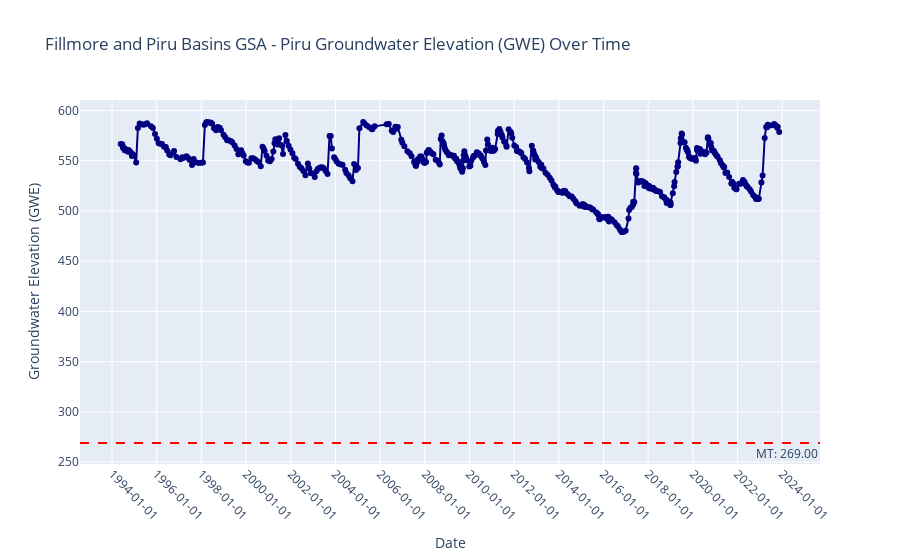

Notebook code for this chart:
### Code cell
site_fig = historic_gwe_figure(df_site_sorted, site_name, smc_mt)
site_fig.show()

### Figure 1 — Plotly figure (JSON) as saved in the notebook; plotly's stock layout.template omitted (floating-point values rounded to 4 significant figures; data arrays with more than 128 entries replaced by an {"elided": "..."} marker saying what was removed)
{"data": [{"marker": {"color": "navy"}, "mode": "lines+markers", "name": "GWE", "type": "scatter", "x": {"elided": "483 str values"}, "y": {"elided": "483 float values"}}], "layout": {"annotations": [{"showarrow": false, "text": "MT: 269.00", "x": 1, "xanchor": "right", "xref": "x domain", "y": 269, "yanchor": "top", "yref": "y"}], "shapes": [{"line": {"color": "red", "dash": "dash", "width": 2}, "type": "line", "x0": 0, "x1": 1, "xref": "x domain", "y0": 269, "y1": 269, "yref": "y"}], "title": {"text": "Fillmore and Piru Basins GSA - Piru Groundwater Elevation (GWE) Over Time"}, "xaxis": {"nticks": 20, "tickangle": 45, "tickformat": "%Y-%m-%d", "title": {"text": "Date"}}, "yaxis": {"fixedrange": false, "title": {"text": "Groundwater Elevation (GWE)"}}}}
